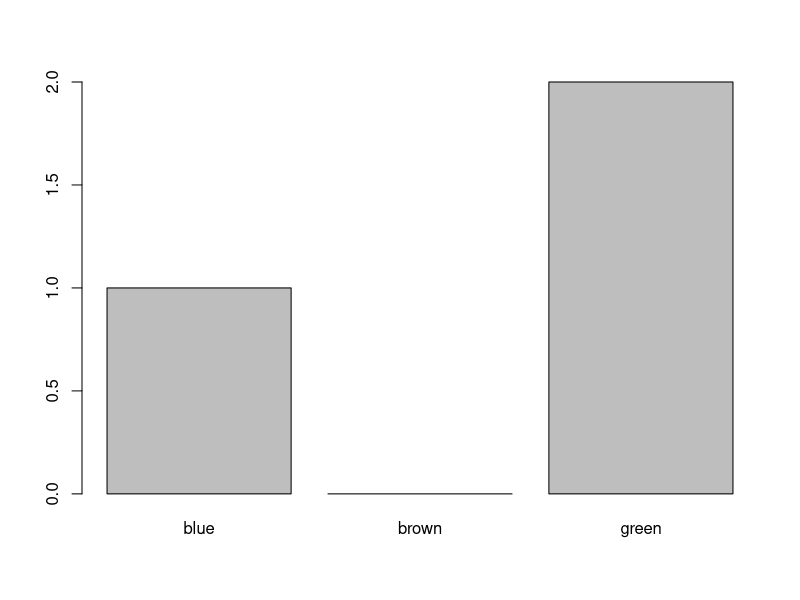

This figure's R source:
## ---- chunk 1
knitr::opts_chunk$set(echo = TRUE)
## ---- chunk 2
bfcolor <- function(x, color) {
  if (knitr::is_latex_output()) {
    sprintf("\\textcolor{%s}{\\textbf{%s}}", color, x)
  } else if (knitr::is_html_output()) {
    sprintf("<span style='color: %s;'><b>%s</b></span>", color, x)
  } else x
}
## ---- chunk 3
?matrix
## ---- chunk 4
(x <- seq(-5, 5, 2))
x_mat <- matrix(x, nrow=2, ncol=3) #by columns
x_mat
## ---- chunk 5
dim(x_mat)
## ---- chunk 6
dimnames(x_mat)
## ---- chunk 7
colnames(x_mat) <- c("Col 1", "Col 2", "Col 3")  
rownames(x_mat) <- c("Row 1", "Row 2")

## ---- chunk 8
dimnames(x_mat)
## ---- chunk 9
x_mat[ , c("Col 1","Col 2")]
## ---- chunk 10
dimnames(x_mat)
## ---- chunk 11
(r_mat <- rbind(c(-5, -1, 3), c(-3, 1, 5)))
(c_mat <- cbind(c(-5, -3), c(-1, 1), c(3, 5)))
## ---- chunk 12
(x <- matrix(1:4, nrow=2, ncol=2))
x[1, 1]
x[2, 1]
## ---- chunk 13
x[ , 2]
x[1, ]
x[ , -1]
## ---- chunk 14
#write your code here
## ---- chunk 15
#write your code here

## ---- chunk 16
#write your code here
## ---- chunk 17
#write your code here
## ---- chunk 18
A = array(data = 1:18, dim = c(3, 3, 2))
## ---- chunk 19
A

## ---- chunk 20
dim(A)
## ---- chunk 21
dimnames(A)
## ---- chunk 22
dimnames(A) = list(c("R1","R2","R3"),
                   c("C1","C2","C3"),
                   c("L1","L2"))
## ---- chunk 23
A
## ---- chunk 24
dimnames(A)
## ---- chunk 25
A[, "C1", "L1"]
## ---- chunk 26
apply(A, 1, sum)
rowSums(A)
## ---- chunk 27
# write your code here
## ---- chunk 28
apply(A, c(1, 2), sum)
## ---- chunk 29
eyes <- factor(x = c("blue", "green", "green"))
eyes
## ---- chunk 30
eyes <- factor(x = c("blue", "green", "green"),
               levels = c("blue", "brown", "green"))
eyes
## ---- chunk 31
levels(eyes) # extracting levels
## ---- chunk 32
nlevels(eyes)
## ---- chunk 33
table(eyes)
## ---- chunk 34
plot(eyes)
## ---- chunk 35
eyes
class(eyes)
eyes <- ordered(eyes)
eyes
class(eyes)
## ---- chunk 36
 # Create ordered factor
my_fac_ordered <- factor(c("c", "a", "b", "c", "a"), 
                          levels = c("c", "a", "b"),
                          ordered = TRUE)
my_fac_ordered
class(my_fac_ordered)
## ---- chunk 37
?state
# library(datasets) 
head(state.area)
## ---- chunk 38
which( state.area < 10000 | state.area > 100000 )
length(which( state.area < 10000 | state.area > 100000 ))
## ---- chunk 39
which( state.area < 10000 & state.area > 100000)
length(which( state.area < 10000 & state.area > 100000))
## ---- chunk 40
x <- 3 
if (x > 0 && x < 10) { 
  print("x is positive and less than 10") 
} else { 
  print("x is either negative or greater than 10") 
} 

## ---- chunk 41
x <- 7 
y <- 11 
z <- 17 

# "&" operator 
x < y & y < z 
  
# "&&" operator 
x < y && y < z 

